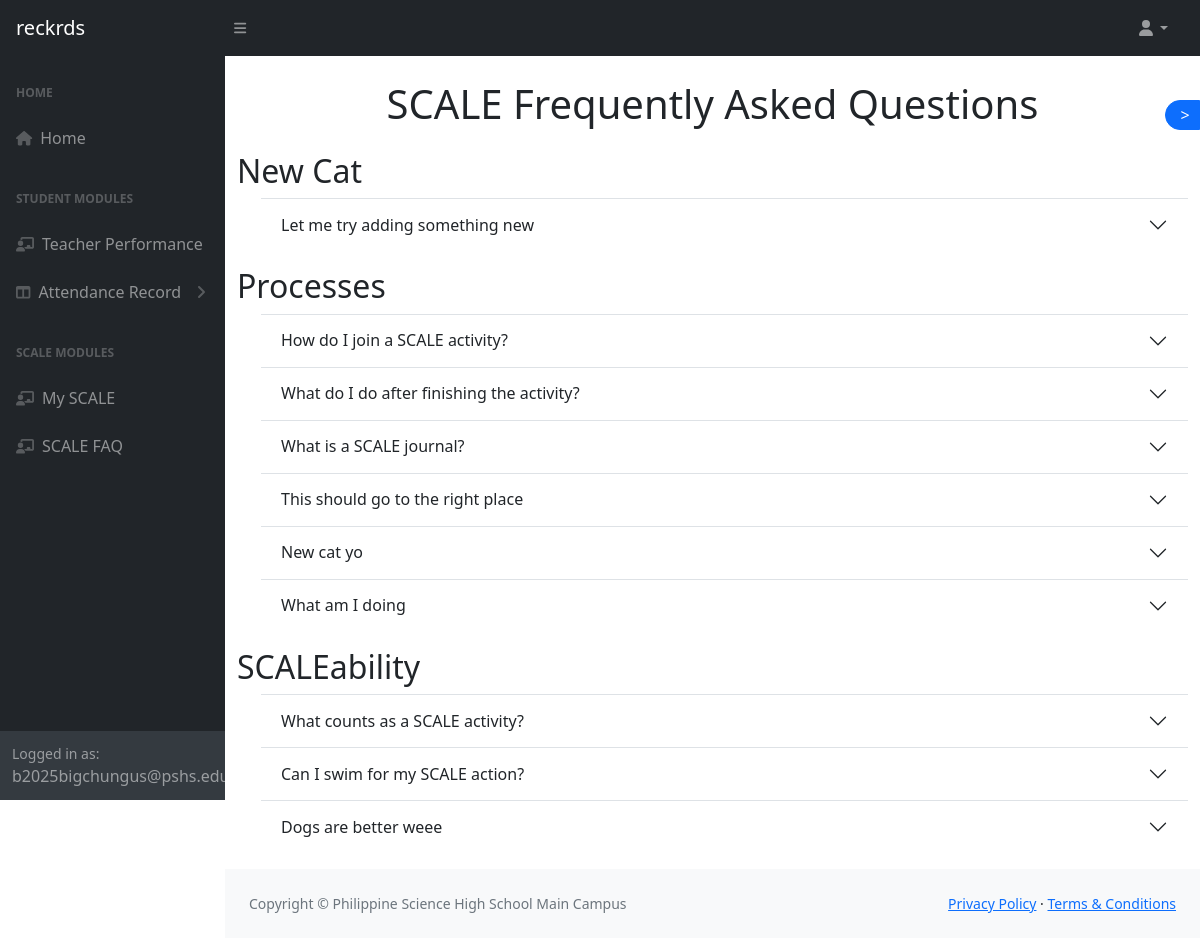
Page /scale/scaleFAQ.php on the committed database.
### tables this page shows
CREATE TABLE `scalefaq` (
	`scalefaqid` int(11) NOT NULL,
	`question` varchar(255) NOT NULL,
	`category` varchar(32) NOT NULL,
	`answer` text DEFAULT NULL,
	`isactive` tinyint(1) DEFAULT 1,
	`insertedby` int(11) DEFAULT NULL,
	`insertedon` datetime NOT NULL DEFAULT current_timestamp()
);

### pdo.php (called while the page is built, shortened)
<?php
$pdo = new PDO("mysql:host=localhost;port=3306;dbname=scalesite", "admin", "scaleable");
$pdo->setAttribute(PDO::ATTR_ERRMODE, PDO::ERRMODE_EXCEPTION);
function getSQLData($query) {
	global $pdo;
	$query = $pdo->query("$query");
	$sqldatatemp = [];
	while ($inforow = $query->fetch(PDO::FETCH_OBJ)) {
		array_push($sqldatatemp, get_object_vars($inforow));
	}
	return $sqldatatemp;
}
?>

### scale/scaleFAQ.php (the view, shortened to what this page needs)
<?php
	require_once "..\pdo.php";
	$questions = getSQLData("Call Get_All_Questions()");
?>
<!DOCTYPE html>
<html lang="en">
	<head>
		<link href="https://cdn.jsdelivr.net/npm/simple-datatables@7.1.2/dist/style.min.css" rel="stylesheet" />
		<link href="/scaleSite/css/styles.css" rel="stylesheet" />
		<link href="/scaleSite/css/scaleStyle.css" rel="stylesheet"/>
		<link href="/scaleSite/css/scaleFAQStyle.css" rel="stylesheet" />
	</head>
	<body class="sb-nav-fixed">
		<nav class="sb-topnav navbar navbar-expand navbar-dark bg-dark">
			<a class="navbar-brand ps-3" href="/">reckrds</a>
			<button class="btn btn-link btn-sm order-1 order-lg-0 me-4 me-lg-0" id="sidebarToggle" href="#!"><i class="fas fa-bars"></i></button>
			<ul class="navbar-nav ms-auto ms-md-0 me-3 me-lg-4">
				<li class="nav-item dropdown">
					<a class="nav-link dropdown-toggle" id="navbarDropdown" href="#" role="button" data-bs-toggle="dropdown" aria-expanded="false"><i class="fas fa-user fa-fw"></i></a>
				</li>
			</ul>
		</nav>
		<div id="layoutSidenav">
			<div id="layoutSidenav_nav">
				<nav class="sb-sidenav accordion sb-sidenav-dark" id="sidenavAccordion">
					<div class="sb-sidenav-menu">
						<div class="nav">
							<div class="sb-sidenav-menu-heading">Home</div>
							<a class="nav-link" href="/scaleSite/home.php">
								<div class="sb-nav-link-icon"><i class="fas fa-home"></i></div>
								Home
							</a>
							<div class="sb-sidenav-menu-heading">Student Modules</div>
							<a class="nav-link" href="/scaleSite/evaluate.php">
								<div class="sb-nav-link-icon"><i class="fas fa-chalkboard-user"></i></div>
								Teacher Performance
							</a>
							<a class="nav-link collapsed" href="#" data-bs-toggle="collapse" data-bs-target="#collapseLayouts" aria-expanded="false" aria-controls="collapseLayouts">
								<div class="sb-nav-link-icon"><i class="fas fa-columns"></i></div>
								Attendance Record
								<div class="sb-sidenav-collapse-arrow"><i class="fas fa-angle-down"></i></div>
							</a>
							<div class="sb-sidenav-menu-heading">SCALE Modules</div>
							<a class="nav-link" href="/scaleSite/scale/mySCALE.php">
								<div class="sb-nav-link-icon"><i class="fas fa-chalkboard-user"></i></div>
								My SCALE
							</a>
							<a class="nav-link" href="/scaleSite/scale/scaleFAQ.php">
								<div class="sb-nav-link-icon"><i class="fas fa-chalkboard-user"></i></div>
								SCALE FAQ
							</a>
						</div>
					</div>
					<div class="sb-sidenav-footer">
						<div class="small">Logged in as:</div>
						b2025bigchungus@pshs.edu.ph
					</div>
				</nav>
			</div>
			<div id="layoutSidenav_content">
				<main>
					<button id="questionNavbarButton" class="btn btn-primary" type="button" data-bs-toggle="offcanvas" data-bs-target="#questionSectionNavbar" aria-controls="questionSectionNavbar"> > </button>
					<h1 class="text-center mt-4">SCALE Frequently Asked Questions</h2>
					<?php
						$previouscategory = NULL;
						foreach($questions as $question) {
							$qid = $question['scalefaqid'];
							$qquestion = $question['question'];
							$qcategory = $question['category'];
							if ($qcategory != $previouscategory) {
								if ($previouscategory) {
									echo '</div>';
								}
								echo '<div class="accordion accordion-flush container-fluid mb-3" id="'.$qcategory.'Section">';
								echo "<h2>$qcategory</h2>";
								$previouscategory = $qcategory;
							}
					?>
							<div class="accordion-item ms-4">
								<h2 class="accordion-header" id="<?= 'question'.$qid ?>">
									<button class="accordion-button collapsed" type="button" data-bs-toggle="collapse" data-bs-target="#<?= 'answer'.$qid ?>" aria-expanded="true" aria-controls="<?= 'answer'.$qid ?>">
										<?= $qquestion?>
									</button>
								</h2>
							</div>
					<?php }
						if ($previouscategory) echo '</div>';
					?>
				</main>
				<footer class="py-4 bg-light mt-auto">
					<div class="container-fluid px-4">
						<div class="d-flex align-items-center justify-content-between small">
							<div class="text-muted">Copyright &copy; Philippine Science High School Main Campus</div>
							<div>
								<a href="#">Privacy Policy</a>
								&middot;
								<a href="#">Terms &amp; Conditions</a>
							</div>
						</div>
					</div>
				</footer>
			</div>
		</div>
	</body>
</html>

### css/scaleFAQStyle.css (style rules this page uses)
#questionNavbarButton { width: 35px; height: 30px; padding: 0; padding-left: 5px; position: fixed; top: 100px; right: 0; z-index: 1046; border-radius: 25px 0 0 25px; }
.accordion { scroll-margin-top:56px; }

### rows in the picture
scalefaq: category "New Cat", question "Let me try adding something new"
scalefaq: category "Processes", question "How do I join a SCALE activity?"
scalefaq: question "What do I do after finishing the activity?"
scalefaq: question "What is a SCALE journal?"
scalefaq: question "This should go to the right place"
scalefaq: question "New cat yo"
scalefaq: question "What am I doing"
scalefaq: category "SCALEability", question "What counts as a SCALE activity?"
scalefaq: question "Can I swim for my SCALE action?"
scalefaq: question "Dogs are better weee"
